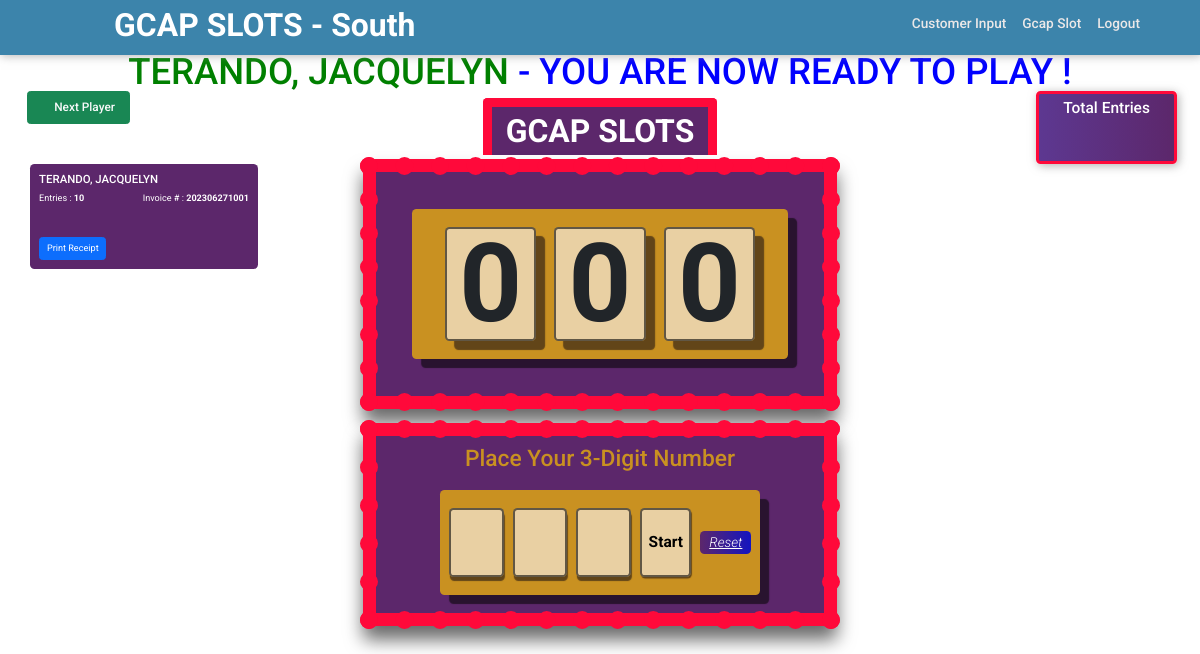
The page / (signed in) on the database its author committed.
### tables this page shows
CREATE TABLE `store` (
  `store_id` int(11) NOT NULL AUTO_INCREMENT,
  `branch` varchar(255) NOT NULL,
  `contact` varchar(255) DEFAULT NULL,
  `address` varchar(255) DEFAULT NULL,
  PRIMARY KEY (`store_id`)
);

CREATE TABLE `customer` (
  `id` int(11) NOT NULL AUTO_INCREMENT,
  `invoice` varchar(50) NOT NULL,
  `amount` decimal(10,2) NOT NULL,
  `fullname` varchar(100) DEFAULT NULL,
  `email` varchar(100) DEFAULT NULL,
  `phone` varchar(100) DEFAULT NULL,
  `date_created` datetime NOT NULL DEFAULT current_timestamp(),
  PRIMARY KEY (`id`)
);

CREATE TABLE `customer_entries` (
  `id` int(11) NOT NULL AUTO_INCREMENT,
  `customer_invoice` varchar(50) NOT NULL,
  `num_of_entries` int(11) NOT NULL,
  `total_entries` int(15) DEFAULT NULL,
  PRIMARY KEY (`id`)
);

### index.php (the view, shortened to what this page needs)
<?php
include('connect.php');
        $sql = "SELECT c.id, c.invoice, c.fullname, s.status, e.num_of_entries ,e.total_entries from customer as c
        INNER JOIN customer_status as s ON c.invoice = s.customer_invoice
        INNER JOIN customer_entries AS e ON c.invoice = e.customer_invoice WHERE status = 'Pending' ORDER BY id ASC LIMIT 1 ";
        $stmt = $conn->prepare($sql);
        $stmt->execute();
        $row = $stmt->fetch(PDO::FETCH_ASSOC);
            $fullname = $row['fullname'];
?>
<!DOCTYPE html>
<html lang="en">
<head>
    <link rel="stylesheet" href="style.css">
    <link rel="stylesheet" href="bootstrap/css/bootstrap.min.css">
    <link rel="stylesheet" href="fontawesome/all.min.css">
</head>
<body>
    <div class="noprint">
        <?php include('nav-bar.php'); ?>
    </div>
    <div class="entries noprint" id="entries">
        <h5>Total Entries</h5>
        <div class="entries-box">
            <input type="text" id="total_entry"  name="total_entry" readonly>
        </div>
    </div>
    <div class="next-player">
        <button type="button" id="nextPlayerBtn"  class="noprint btn btn-success text-light"><i class="fa-solid fa-forward"></i> Next Player</button>
    </div>
    <div class="container">
        <marquee id="marquee" class="noprint" direction="left" scrollamount="20">
        <h1 class="marquee-h1" style="text-transform: uppercase;"><?php echo $fullname; ?> <span id="marquee-message">- you are now ready to play ! </span></h1>
        </marquee>
        <h1 id="message" class="noprint">GCAP SLOTS</h1>
            <div class="customer-prizes justprint">
                <div class="container-box">
                    <h5 class="d-flex justify-content-start text-capitalize"><?php echo $fullname; ?></h5>
                    <div class="header-title">
                        <span>Entries : <b><?php echo $row['num_of_entries'] ?></b></span>
                        <span>Invoice # : <b><?php echo $row['invoice']; ?></b></span>
                    </div>
                    <button type="button"  onclick="window.print(); " class="noprint btn btn-primary d-flex justify-content-start mt-5">Print Receipt</button>
                </div>
            </div>
            <div class="lottery noprint">
                <form action="lottery_insert_data.php" id= "" name="save" method = "POST">
                    <div class="lottery-box">
                        <div id="one" class="odometer"  name="one" >0</div>
                        <div id="two" class="odometer" name="two" >0</div>
                        <div id="three" class="odometer" name="three" >0</div>
                    </div>
            </div>
            <div class="lottery-input noprint" id = "reload-input">
                    <h3>place your 3-digit number</h3>
                    <div class="lottery-box">
                        <input type="text" autofocus name="input_one" id="input_one" maxlength="1">
                        <input type="text" name="input_two" id="input_two" maxlength="1">
                        <input type="text" name="input_three" id="input_three" maxlength="1">
                        <input type="button" value="Start" id="btnStart" class="btnStart" >
                        <input type="button" value="Reset" id="btnReset" class="btnReset" >
                    </div>
            </div>
    </div>
</body>
</html>

### nav-bar.php (shortened to what this page needs)
<?php
include('connect.php');
       $sql1 = "SELECT * FROM store";
       $stmt1 = $conn->prepare($sql1);
       $stmt1->execute();
       $fetch_branch = $stmt1->fetch(PDO::FETCH_ASSOC);
?>
<div class="navbar fixed-top">
    <div class="logo">
            <h2 style="text-transform:capitalize;">
                GCAP SLOTS - <?php echo $fetch_branch['branch'] ?>
            </h2>
    </div>
    <nav>
        <ul>
            <li><a href="customer_input.php">Customer Input</a></li>
            <li><a href="index.php">Gcap Slot</a></li>
            <li><a href="user_logout.php">Logout</a></li>
        </ul>
    </nav>
</div>

### rows shown on the page
store: branch "South"
customer: fullname "TERANDO, JACQUELYN", customer_entries.num_of_entries "10", invoice "202306271001"
